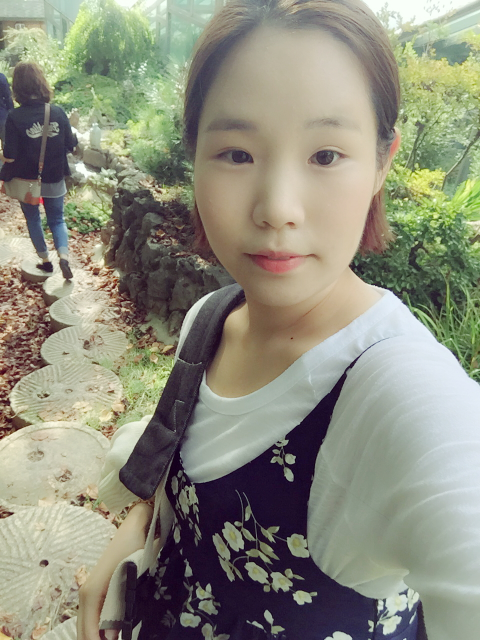
#> input picture Photos/image/photo (101).JPG, 960 x 1280 px, given in place of photo (1).JPG, which was not available (shown at 1/2 size)
$ python process_photos.py
#> lines starting #> are read from the running program, lines starting #| are printed output that depends on the picture; pictures that were not available may be replaced by others from this repository, and a replacement may not be noted
import cv2
import numpy as np
import os


face_cascade = cv2.CascadeClassifier('/home/pi/opencv-2.4.13.4/data/haarcascades/haarcascade_frontalface_default.xml')
eye_cascade = cv2.CascadeClassifier('/home/pi/opencv-2.4.13.4/data/haarcascades/haarcascade_eye.xml')


for i in range(1, 160):


    image = cv2.imread('./image/photo (' + str(i) + ').JPG')
#> image is the input picture: shape (1280, 960, 3); mean B, G, R 125.5, 141.5, 141.6


    dim = image.shape
#> dim = (1280, 960, 3)
    dsize = 240, 320
    photo=cv2.resize(image, dsize)
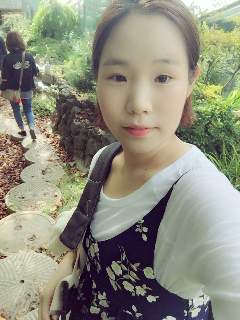
#> photo: shape (320, 240, 3); mean B, G, R 125.6, 141.6, 141.7

    gray = cv2.cvtColor(photo, cv2.COLOR_BGR2GRAY)
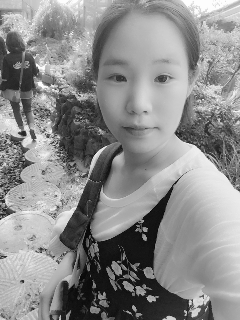
#> gray: shape (320, 240); min 6, max 253, mean 139.8

    faces = face_cascade.detectMultiScale(gray, 1.3, 5)
#> faces = [[84, 35, 113, 113]]
    for (x, y, w, h) in faces:
        #cv2.rectangle(gray, (x,y),(x+w, y+h), 1)
        cropped = gray[y:y+h, x:x+w]
        #rol_color = gray[y:y+h, x:x+w]

         #cv2.imshow("HYEBEEN", cropped)
         #cv2.waitKey(0)


        cv2.imwrite("./cropped/" + str(i) + ".jpg", cropped)
#> this loop made 1 pass
#> pass 1, `cropped = gray[y:y+h, x:x+w]`:
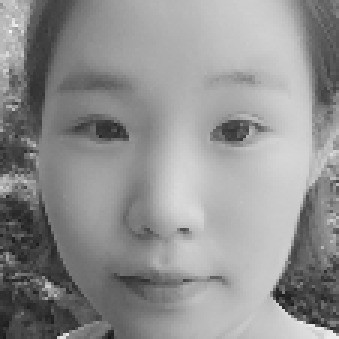
#> cropped: shape (113, 113) (shown 3 times larger); min 25, max 242, mean 144.6
#> pass 2 of the loop `for i in range(1, 160):`:
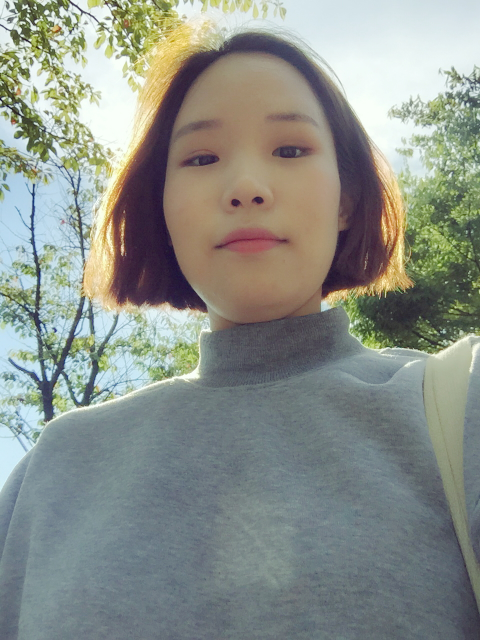
#> input picture Photos/image/photo (102).JPG, 960 x 1280 px, given in place of photo (2).JPG, which was not available (shown at 1/2 size)
#> image is the input picture: shape (1280, 960, 3); mean B, G, R 137.3, 144.2, 138.8
#> `gray = cv2.cvtColor(photo, cv2.COLOR_BGR2GRAY)`:
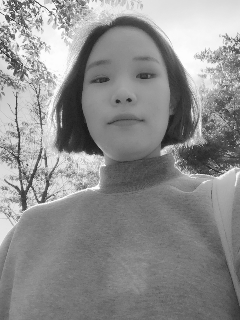
#> gray: shape (320, 240); min 26, max 253, mean 141.9
#> faces = [[68, 31, 116, 116]]
#> the loop `for (x, y, w, h) in faces:` made 1 pass
#> pass 1, `cropped = gray[y:y+h, x:x+w]`:
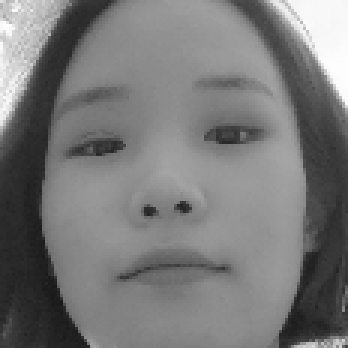
#> cropped: shape (116, 116) (shown 3 times larger); min 26, max 253, mean 120.5
#> (the run stopped early here; a loop or call above may not have finished)
